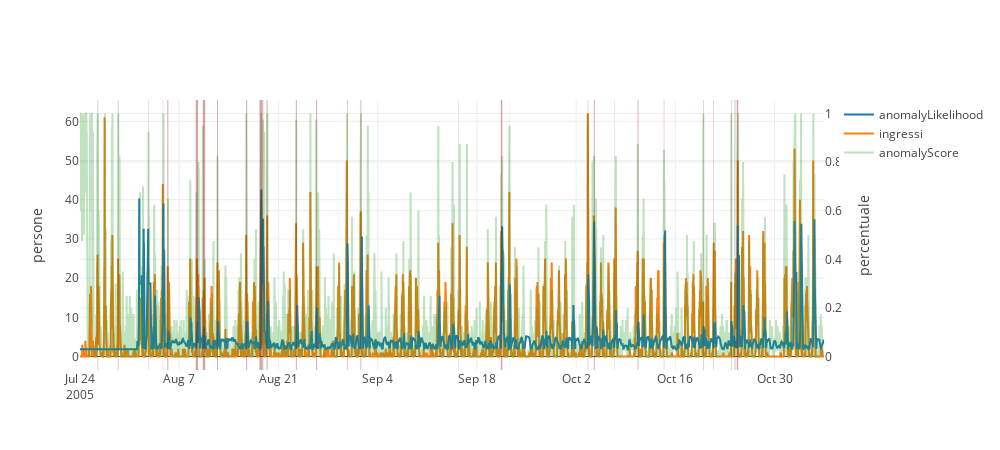

Notebook code for this chart:
### Code cell
#EVALUATION RESULTS
thresholdAnomaly=0.07
for key, data in allData_.items():
    print(key)
    shapes2=evaluateResult(thresholdAnomaly, data["anomalyLikelihood"], data["timestamps"], frameEV)
    #plotData(data, key, shapes, shapes2)
print("\n -----IN-----")    
#best
data=allData_["*************IN*************"]
thresholdAnomaly=0.081 #0.08
shapes2=evaluateResult(thresholdAnomaly, data["anomalyLikelihood"], data["timestamps"], frameEV)
#104
thresholdAnomaly=0.07656 #0.08
shapes2=evaluateResult(thresholdAnomaly, data["anomalyLikelihood"], data["timestamps"], frameEV)
#70
thresholdAnomaly=0.082636314334 #0.08
shapes2=evaluateResult(thresholdAnomaly, data["anomalyLikelihood"], data["timestamps"], frameEV)
#48
thresholdAnomaly=0.105 #0.08
shapes2=evaluateResult(thresholdAnomaly, data["anomalyLikelihood"], data["timestamps"], frameEV)
#plotData(data, shapes, message="", shapes2=shapes2)

print("\n -----AVERAGE-----")
data=allData_["*************AVERAGE aL*************"]
#104
thresholdAnomaly=0.07147 #0.08
shapes2=evaluateResult(thresholdAnomaly, data["anomalyLikelihood"], data["timestamps"], frameEV)
#70
thresholdAnomaly=0.0765 #0.08
shapes2=evaluateResult(thresholdAnomaly, data["anomalyLikelihood"], data["timestamps"], frameEV)
#48
thresholdAnomaly=0.103#0.08
shapes2=evaluateResult(thresholdAnomaly, data["anomalyLikelihood"], data["timestamps"], frameEV)

### Figure 1 — Plotly figure (JSON) as saved in the notebook; plotly's stock layout.template omitted (floating-point values rounded to 4 significant figures; data arrays with more than 128 entries replaced by an {"elided": "..."} marker saying what was removed)
{"data": [{"name": "anomalyLikelihood", "opacity": 1, "type": "scatter", "uid": "de7c6b54-d2b9-11e8-9d5f-c71979b6e80f", "x": {"elided": "5040 str values"}, "y": {"elided": "5040 float values"}, "yaxis": "y2"}, {"name": "ingressi", "type": "scatter", "uid": "de7c6db6-d2b9-11e8-9d5f-c71979b6e80f", "x": {"elided": "5040 str values"}, "y": {"elided": "5040 int values"}}, {"name": "anomalyScore", "opacity": 0.3, "type": "scatter", "uid": "de7c6ee2-d2b9-11e8-9d5f-c71979b6e80f", "x": {"elided": "5040 str values"}, "y": {"elided": "5040 float values"}, "yaxis": "y2"}], "layout": {"height": 450, "shapes": [{"fillcolor": "#000000", "line": {"width": 0}, "opacity": 0.2, "type": "rect", "x0": "2005-07-26 11:00:00", "x1": "2005-07-26 14:00:00", "xref": "x", "y0": 0, "y1": 1, "yref": "paper"}, {"fillcolor": "#000000", "line": {"width": 0}, "opacity": 0.2, "type": "rect", "x0": "2005-07-29 08:00:00", "x1": "2005-07-29 11:00:00", "xref": "x", "y0": 0, "y1": 1, "yref": "paper"}, {"fillcolor": "#000000", "line": {"width": 0}, "opacity": 0.2, "type": "rect", "x0": "2005-08-02 15:30:00", "x1": "2005-08-02 16:30:00", "xref": "x", "y0": 0, "y1": 1, "yref": "paper"}, {"fillcolor": "#000000", "line": {"width": 0}, "opacity": 0.2, "type": "rect", "x0": "2005-08-04 16:30:00", "x1": "2005-08-04 17:30:00", "xref": "x", "y0": 0, "y1": 1, "yref": "paper"}, {"fillcolor": "#000000", "line": {"width": 0}, "opacity": 0.2, "type": "rect", "x0": "2005-08-05 08:00:00", "x1": "2005-08-05 11:00:00", "xref": "x", "y0": 0, "y1": 1, "yref": "paper"}, {"fillcolor": "#000000", "line": {"width": 0}, "opacity": 0.2, "type": "rect", "x0": "2005-08-09 08:00:00", "x1": "2005-08-09 16:00:00", "xref": "x", "y0": 0, "y1": 1, "yref": "paper"}, {"fillcolor": "#000000", "line": {"width": 0}, "opacity": 0.2, "type": "rect", "x0": "2005-08-10 08:00:00", "x1": "2005-08-10 16:00:00", "xref": "x", "y0": 0, "y1": 1, "yref": "paper"}, {"fillcolor": "#000000", "line": {"width": 0}, "opacity": 0.2, "type": "rect", "x0": "2005-08-12 08:00:00", "x1": "2005-08-12 11:00:00", "xref": "x", "y0": 0, "y1": 1, "yref": "paper"}, {"fillcolor": "#000000", "line": {"width": 0}, "opacity": 0.2, "type": "rect", "x0": "2005-08-16 11:00:00", "x1": "2005-08-16 14:00:00", "xref": "x", "y0": 0, "y1": 1, "yref": "paper"}, {"fillcolor": "#000000", "line": {"width": 0}, "opacity": 0.2, "type": "rect", "x0": "2005-08-18 08:00:00", "x1": "2005-08-18 17:00:00", "xref": "x", "y0": 0, "y1": 1, "yref": "paper"}, {"fillcolor": "#000000", "line": {"width": 0}, "opacity": 0.2, "type": "rect", "x0": "2005-08-18 18:00:00", "x1": "2005-08-18 20:30:00", "xref": "x", "y0": 0, "y1": 1, "yref": "paper"}, {"fillcolor": "#000000", "line": {"width": 0}, "opacity": 0.2, "type": "rect", "x0": "2005-08-19 08:00:00", "x1": "2005-08-19 11:00:00", "xref": "x", "y0": 0, "y1": 1, "yref": "paper"}, {"fillcolor": "#000000", "line": {"width": 0}, "opacity": 0.2, "type": "rect", "x0": "2005-08-23 11:00:00", "x1": "2005-08-23 14:00:00", "xref": "x", "y0": 0, "y1": 1, "yref": "paper"}, {"fillcolor": "#000000", "line": {"width": 0}, "opacity": 0.2, "type": "rect", "x0": "2005-08-26 08:00:00", "x1": "2005-08-26 11:00:00", "xref": "x", "y0": 0, "y1": 1, "yref": "paper"}, {"fillcolor": "#000000", "line": {"width": 0}, "opacity": 0.2, "type": "rect", "x0": "2005-08-30 16:00:00", "x1": "2005-08-30 18:00:00", "xref": "x", "y0": 0, "y1": 1, "yref": "paper"}, {"fillcolor": "#000000", "line": {"width": 0}, "opacity": 0.2, "type": "rect", "x0": "2005-09-01 14:00:00", "x1": "2005-09-01 16:30:00", "xref": "x", "y0": 0, "y1": 1, "yref": "paper"}, {"fillcolor": "#000000", "line": {"width": 0}, "opacity": 0.2, "type": "rect", "x0": "2005-09-15 08:30:00", "x1": "2005-09-15 10:00:00", "xref": "x", "y0": 0, "y1": 1, "yref": "paper"}, {"fillcolor": "#000000", "line": {"width": 0}, "opacity": 0.2, "type": "rect", "x0": "2005-09-21 09:00:00", "x1": "2005-09-21 14:00:00", "xref": "x", "y0": 0, "y1": 1, "yref": "paper"}, {"fillcolor": "#000000", "line": {"width": 0}, "opacity": 0.2, "type": "rect", "x0": "2005-09-22 14:00:00", "x1": "2005-09-22 14:30:00", "xref": "x", "y0": 0, "y1": 1, "yref": "paper"}, {"fillcolor": "#000000", "line": {"width": 0}, "opacity": 0.2, "type": "rect", "x0": "2005-10-03 15:30:00", "x1": "2005-10-03 17:00:00", "xref": "x", "y0": 0, "y1": 1, "yref": "paper"}, {"fillcolor": "#000000", "line": {"width": 0}, "opacity": 0.2, "type": "rect", "x0": "2005-10-04 12:00:00", "x1": "2005-10-04 15:00:00", "xref": "x", "y0": 0, "y1": 1, "yref": "paper"}, {"fillcolor": "#000000", "line": {"width": 0}, "opacity": 0.2, "type": "rect", "x0": "2005-10-07 09:00:00", "x1": "2005-10-07 10:30:00", "xref": "x", "y0": 0, "y1": 1, "yref": "paper"}, {"fillcolor": "#000000", "line": {"width": 0}, "opacity": 0.2, "type": "rect", "x0": "2005-10-10 16:30:00", "x1": "2005-10-10 19:00:00", "xref": "x", "y0": 0, "y1": 1, "yref": "paper"}, {"fillcolor": "#000000", "line": {"width": 0}, "opacity": 0.2, "type": "rect", "x0": "2005-10-14 09:00:00", "x1": "2005-10-14 10:30:00", "xref": "x", "y0": 0, "y1": 1, "yref": "paper"}, {"fillcolor": "#000000", "line": {"width": 0}, "opacity": 0.2, "type": "rect", "x0": "2005-10-19 22:00:00", "x1": "2005-10-19 23:30:00", "xref": "x", "y0": 0, "y1": 1, "yref": "paper"}, {"fillcolor": "#000000", "line": {"width": 0}, "opacity": 0.2, "type": "rect", "x0": "2005-10-21 09:00:00", "x1": "2005-10-21 10:30:00", "xref": "x", "y0": 0, "y1": 1, "yref": "paper"}, {"fillcolor": "#000000", "line": {"width": 0}, "opacity": 0.2, "type": "rect", "x0": "2005-10-23 21:00:00", "x1": "2005-10-23 22:30:00", "xref": "x", "y0": 0, "y1": 1, "yref": "paper"}, {"fillcolor": "#000000", "line": {"width": 0}, "opacity": 0.2, "type": "rect", "x0": "2005-10-24 08:00:00", "x1": "2005-10-24 12:00:00", "xref": "x", "y0": 0, "y1": 1, "yref": "paper"}, {"fillcolor": "#000000", "line": {"width": 0}, "opacity": 0.2, "type": "rect", "x0": "2005-10-24 16:00:00", "x1": "2005-10-24 21:00:00", "xref": "x", "y0": 0, "y1": 1, "yref": "paper"}, {"fillcolor": "#ff0000", "line": {"width": 0}, "opacity": 0.2, "type": "rect", "x0": "2005-08-02 15:30:00", "x1": "2005-08-02 16:30:00", "xref": "x", "y0": 0, "y1": 1, "yref": "paper"}, {"fillcolor": "#ff0000", "line": {"width": 0}, "opacity": 0.2, "type": "rect", "x0": "2005-08-04 16:30:00", "x1": "2005-08-04 17:30:00", "xref": "x", "y0": 0, "y1": 1, "yref": "paper"}, {"fillcolor": "#ff0000", "line": {"width": 0}, "opacity": 0.2, "type": "rect", "x0": "2005-08-05 08:00:00", "x1": "2005-08-05 11:00:00", "xref": "x", "y0": 0, "y1": 1, "yref": "paper"}, {"fillcolor": "#ff0000", "line": {"width": 0}, "opacity": 0.2, "type": "rect", "x0": "2005-08-09 08:00:00", "x1": "2005-08-09 16:00:00", "xref": "x", "y0": 0, "y1": 1, "yref": "paper"}, {"fillcolor": "#ff0000", "line": {"width": 0}, "opacity": 0.2, "type": "rect", "x0": "2005-08-10 08:00:00", "x1": "2005-08-10 16:00:00", "xref": "x", "y0": 0, "y1": 1, "yref": "paper"}, {"fillcolor": "#ff0000", "line": {"width": 0}, "opacity": 0.2, "type": "rect", "x0": "2005-08-12 08:00:00", "x1": "2005-08-12 11:00:00", "xref": "x", "y0": 0, "y1": 1, "yref": "paper"}, {"fillcolor": "#ff0000", "line": {"width": 0}, "opacity": 0.2, "type": "rect", "x0": "2005-08-16 11:00:00", "x1": "2005-08-16 14:00:00", "xref": "x", "y0": 0, "y1": 1, "yref": "paper"}, {"fillcolor": "#ff0000", "line": {"width": 0}, "opacity": 0.2, "type": "rect", "x0": "2005-08-18 08:00:00", "x1": "2005-08-18 17:00:00", "xref": "x", "y0": 0, "y1": 1, "yref": "paper"}, {"fillcolor": "#ff0000", "line": {"width": 0}, "opacity": 0.2, "type": "rect", "x0": "2005-08-18 18:00:00", "x1": "2005-08-18 20:30:00", "xref": "x", "y0": 0, "y1": 1, "yref": "paper"}, {"fillcolor": "#ff0000", "line": {"width": 0}, "opacity": 0.2, "type": "rect", "x0": "2005-08-19 08:00:00", "x1": "2005-08-19 11:00:00", "xref": "x", "y0": 0, "y1": 1, "yref": "paper"}, {"fillcolor": "#ff0000", "line": {"width": 0}, "opacity": 0.2, "type": "rect", "x0": "2005-08-23 11:00:00", "x1": "2005-08-23 14:00:00", "xref": "x", "y0": 0, "y1": 1, "yref": "paper"}, {"fillcolor": "#ff0000", "line": {"width": 0}, "opacity": 0.2, "type": "rect", "x0": "2005-08-26 08:00:00", "x1": "2005-08-26 11:00:00", "xref": "x", "y0": 0, "y1": 1, "yref": "paper"}, {"fillcolor": "#ff0000", "line": {"width": 0}, "opacity": 0.2, "type": "rect", "x0": "2005-08-30 16:00:00", "x1": "2005-08-30 18:00:00", "xref": "x", "y0": 0, "y1": 1, "yref": "paper"}, {"fillcolor": "#ff0000", "line": {"width": 0}, "opacity": 0.2, "type": "rect", "x0": "2005-09-01 14:00:00", "x1": "2005-09-01 16:30:00", "xref": "x", "y0": 0, "y1": 1, "yref": "paper"}, {"fillcolor": "#ff0000", "line": {"width": 0}, "opacity": 0.2, "type": "rect", "x0": "2005-09-21 09:00:00", "x1": "2005-09-21 14:00:00", "xref": "x", "y0": 0, "y1": 1, "yref": "paper"}, {"fillcolor": "#ff0000", "line": {"width": 0}, "opacity": 0.2, "type": "rect", "x0": "2005-09-22 14:00:00", "x1": "2005-09-22 14:30:00", "xref": "x", "y0": 0, "y1": 1, "yref": "paper"}, {"fillcolor": "#ff0000", "line": {"width": 0}, "opacity": 0.2, "type": "rect", "x0": "2005-10-03 15:30:00", "x1": "2005-10-03 17:00:00", "xref": "x", "y0": 0, "y1": 1, "yref": "paper"}, {"fillcolor": "#ff0000", "line": {"width": 0}, "opacity": 0.2, "type": "rect", "x0": "2005-10-04 12:00:00", "x1": "2005-10-04 15:00:00", "xref": "x", "y0": 0, "y1": 1, "yref": "paper"}, {"fillcolor": "#ff0000", "line": {"width": 0}, "opacity": 0.2, "type": "rect", "x0": "2005-10-10 16:30:00", "x1": "2005-10-10 19:00:00", "xref": "x", "y0": 0, "y1": 1, "yref": "paper"}, {"fillcolor": "#ff0000", "line": {"width": 0}, "opacity": 0.2, "type": "rect", "x0": "2005-10-14 09:00:00", "x1": "2005-10-14 10:30:00", "xref": "x", "y0": 0, "y1": 1, "yref": "paper"}, {"fillcolor": "#ff0000", "line": {"width": 0}, "opacity": 0.2, "type": "rect", "x0": "2005-10-19 22:00:00", "x1": "2005-10-19 23:30:00", "xref": "x", "y0": 0, "y1": 1, "yref": "paper"}, {"fillcolor": "#ff0000", "line": {"width": 0}, "opacity": 0.2, "type": "rect", "x0": "2005-10-21 09:00:00", "x1": "2005-10-21 10:30:00", "xref": "x", "y0": 0, "y1": 1, "yref": "paper"}, {"fillcolor": "#ff0000", "line": {"width": 0}, "opacity": 0.2, "type": "rect", "x0": "2005-10-23 21:00:00", "x1": "2005-10-23 22:30:00", "xref": "x", "y0": 0, "y1": 1, "yref": "paper"}, {"fillcolor": "#ff0000", "line": {"width": 0}, "opacity": 0.2, "type": "rect", "x0": "2005-10-24 16:00:00", "x1": "2005-10-24 21:00:00", "xref": "x", "y0": 0, "y1": 1, "yref": "paper"}], "title": "", "width": 1000, "yaxis": {"title": "persone"}, "yaxis2": {"overlaying": "y", "side": "right", "title": "percentuale"}}}
